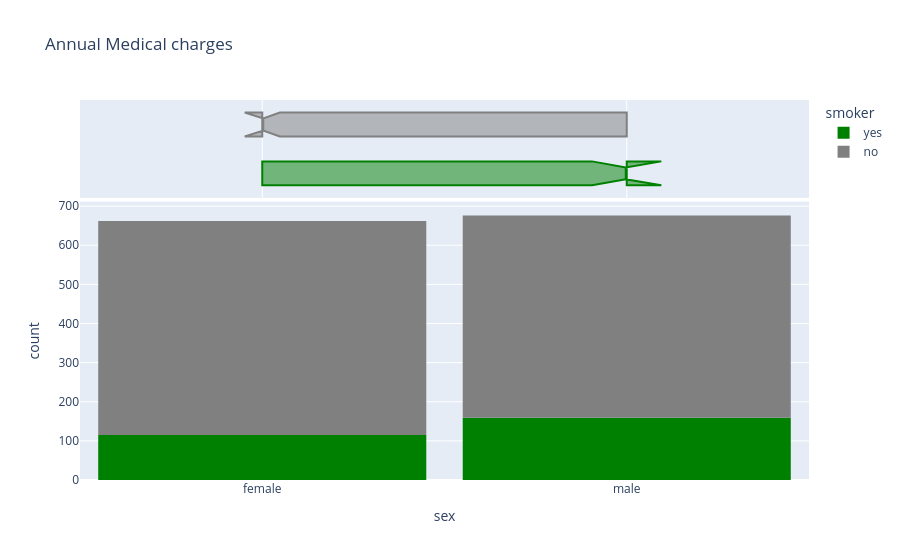

The code cell stored with this chart in its notebook:
### Markdown cell above
* For most customers, the annual medical charges are under $10,000. Only a small fraction of customer have higher medical expenses, possibly due to accidents, major illnesses and genetic diseases. The distribution follow a "power law"

* There is a significant difference in medical expenses between smokers and non-smokers. While the median for non-smokers is `$7300`, the emedian for smokers is close to `$35,000`

### Code cell
fig = px.histogram(medical_df,
                   x='sex',
                   marginal='box',
                   color='smoker',
                   color_discrete_sequence=['green', 'grey'],
                   title='Annual Medical charges')
fig.update_layout(bargap=0.1)
fig.show()

### Figure 1 — Plotly figure (JSON) as saved in the notebook; plotly's stock layout.template omitted (floating-point values rounded to 4 significant figures; data arrays with more than 128 entries replaced by an {"elided": "..."} marker saying what was removed)
{"data": [{"bingroup": "x", "hovertemplate": "smoker=yes<br>sex=%{x}<br>count=%{y}<extra></extra>", "legendgroup": "yes", "marker": {"color": "green", "pattern": {"shape": ""}}, "name": "yes", "orientation": "v", "showlegend": true, "type": "histogram", "x": {"elided": "274 str values"}, "xaxis": "x", "yaxis": "y"}, {"hovertemplate": "smoker=yes<br>sex=%{x}<extra></extra>", "legendgroup": "yes", "marker": {"color": "green"}, "name": "yes", "notched": true, "showlegend": false, "type": "box", "x": {"elided": "274 str values"}, "xaxis": "x2", "yaxis": "y2"}, {"bingroup": "x", "hovertemplate": "smoker=no<br>sex=%{x}<br>count=%{y}<extra></extra>", "legendgroup": "no", "marker": {"color": "grey", "pattern": {"shape": ""}}, "name": "no", "orientation": "v", "showlegend": true, "type": "histogram", "x": {"elided": "1064 str values"}, "xaxis": "x", "yaxis": "y"}, {"hovertemplate": "smoker=no<br>sex=%{x}<extra></extra>", "legendgroup": "no", "marker": {"color": "grey"}, "name": "no", "notched": true, "showlegend": false, "type": "box", "x": {"elided": "1064 str values"}, "xaxis": "x2", "yaxis": "y2"}], "layout": {"bargap": 0.1, "barmode": "relative", "legend": {"title": {"text": "smoker"}, "tracegroupgap": 0}, "title": {"text": "Annual Medical charges"}, "xaxis": {"anchor": "y", "domain": [0, 1], "title": {"text": "sex"}}, "xaxis2": {"anchor": "y2", "domain": [0, 1], "matches": "x", "showgrid": true, "showticklabels": false}, "yaxis": {"anchor": "x", "domain": [0, 0.7326], "title": {"text": "count"}}, "yaxis2": {"anchor": "x2", "domain": [0.7426, 1], "matches": "y2", "showgrid": false, "showline": false, "showticklabels": false, "ticks": ""}}}
